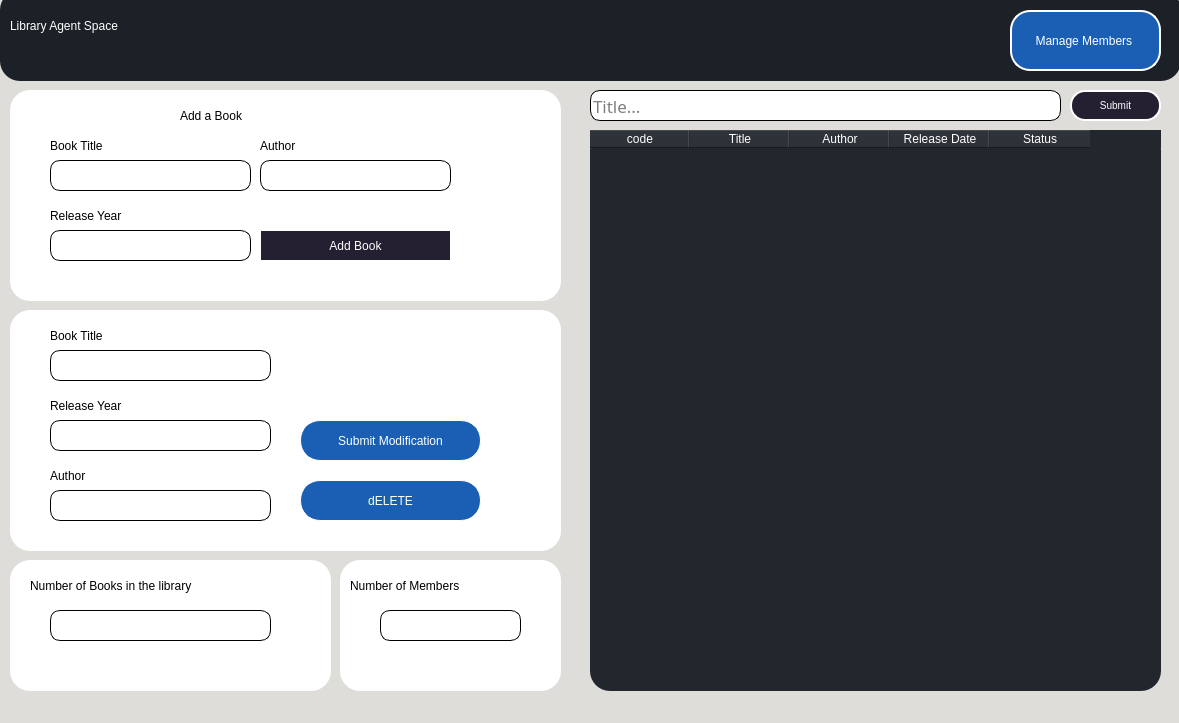
<?xml version="1.0" encoding="UTF-8"?>
<ui version="4.0">
 <class>BooksWindow</class>
 <widget class="QMainWindow" name="BooksWindow">
  <property name="geometry">
   <rect>
    <x>0</x>
    <y>0</y>
    <width>1179</width>
    <height>723</height>
   </rect>
  </property>
  <property name="windowTitle">
   <string>Manage Books</string>
  </property>
  <property name="styleSheet">
   <string notr="true">background-color: rgb(222, 221, 218);</string>
  </property>
  <widget class="QWidget" name="BookWindow">
   <widget class="QFrame" name="frame_5">
    <property name="geometry">
     <rect>
      <x>0</x>
      <y>-10</y>
      <width>1181</width>
      <height>91</height>
     </rect>
    </property>
    <property name="styleSheet">
     <string notr="true">border: 1px ;
border-radius: 20px;
background-color: rgb(28, 33, 40);</string>
    </property>
    <property name="frameShape">
     <enum>QFrame::StyledPanel</enum>
    </property>
    <property name="frameShadow">
     <enum>QFrame::Raised</enum>
    </property>
    <widget class="QLabel" name="label20">
     <property name="geometry">
      <rect>
       <x>10</x>
       <y>0</y>
       <width>411</width>
       <height>71</height>
      </rect>
     </property>
     <property name="styleSheet">
      <string notr="true">font: 63 italic 30pt &quot;URW Bookman&quot;;
color:white;
background-color: rgba(28, 113, 216, 0);</string>
     </property>
     <property name="text">
      <string>Library Agent Space</string>
     </property>
    </widget>
    <widget class="QPushButton" name="icon">
     <property name="geometry">
      <rect>
       <x>380</x>
       <y>10</y>
       <width>91</width>
       <height>61</height>
      </rect>
     </property>
     <property name="styleSheet">
      <string notr="true">background-color: rgba(42, 41, 41, 0);</string>
     </property>
     <property name="text">
      <string/>
     </property>
     <property name="icon">
      <iconset>
       <normaloff>Assets/milky-way.png</normaloff>Assets/milky-way.png</iconset>
     </property>
     <property name="iconSize">
      <size>
       <width>50</width>
       <height>50</height>
      </size>
     </property>
    </widget>
    <widget class="QPushButton" name="manage_members">
     <property name="geometry">
      <rect>
       <x>1010</x>
       <y>20</y>
       <width>151</width>
       <height>61</height>
      </rect>
     </property>
     <property name="styleSheet">
      <string notr="true">
QPushButton {
	
	
	background-color: rgb(26, 95, 180);
    border: 2px solid white;
    border-radius: 20px;
    border-style: outset;
    padding: 5px;
    transition: all .5s ease;
    color: white;
    font-family:'Montserrat', sans-serif;
    text-transform: uppercase;
    text-align: center;
    line-height: 1;
    font-size: 12px;
    padding: 10px;
    outline: none;
    
    
}
QPushButton:hover {
    color:rgb(0, 137, 236);;
    background-color: white;;
}
</string>
     </property>
     <property name="text">
      <string>Manage Members </string>
     </property>
     <property name="icon">
      <iconset>
       <normaloff>Icons/programmer.png</normaloff>Icons/programmer.png</iconset>
     </property>
     <property name="iconSize">
      <size>
       <width>25</width>
       <height>25</height>
      </size>
     </property>
    </widget>
   </widget>
   <widget class="QTableWidget" name="Books_table">
    <property name="geometry">
     <rect>
      <x>590</x>
      <y>130</y>
      <width>571</width>
      <height>561</height>
     </rect>
    </property>
    <property name="styleSheet">
     <string notr="true">color:white;
border: 1px ;
border-radius: 20px;
background-color: rgb(34, 39, 46);</string>
    </property>
    <property name="editTriggers">
     <set>QAbstractItemView::NoEditTriggers</set>
    </property>
    <column>
     <property name="text">
      <string>code</string>
     </property>
    </column>
    <column>
     <property name="text">
      <string>Title</string>
     </property>
    </column>
    <column>
     <property name="text">
      <string>Author</string>
     </property>
    </column>
    <column>
     <property name="text">
      <string>Release Date</string>
     </property>
    </column>
    <column>
     <property name="text">
      <string>Status</string>
     </property>
    </column>
   </widget>
   <widget class="QLabel" name="label22">
    <property name="geometry">
     <rect>
      <x>260</x>
      <y>130</y>
      <width>91</width>
      <height>31</height>
     </rect>
    </property>
    <property name="styleSheet">
     <string notr="true">font: 75 16pt &quot;Ubuntu&quot;;
background-color: rgba(42, 41, 41, 0);</string>
    </property>
    <property name="text">
     <string>Author</string>
    </property>
   </widget>
   <widget class="QLabel" name="label23">
    <property name="geometry">
     <rect>
      <x>50</x>
      <y>200</y>
      <width>121</width>
      <height>31</height>
     </rect>
    </property>
    <property name="styleSheet">
     <string notr="true">font: 75 16pt &quot;Ubuntu&quot;;
background-color: rgba(65, 191, 64, 0);</string>
    </property>
    <property name="text">
     <string>Release Year</string>
    </property>
   </widget>
   <widget class="QPushButton" name="add_book">
    <property name="geometry">
     <rect>
      <x>260</x>
      <y>230</y>
      <width>191</width>
      <height>31</height>
     </rect>
    </property>
    <property name="styleSheet">
     <string notr="true">
QPushButton {
	
	background-color: rgb(36, 31, 49);
    border: 1px solid white;
    border-radius: 20px;
    border-style: outset;
    padding: 5px;
    transition: all .5s ease;
    color: white;
    font-family:'Montserrat', sans-serif;
    text-transform: uppercase;
    text-align: center;
    line-height: 1;
    font-size: 12px;
    padding: 10px;
    outline: none;
    
    
}
QPushButton:hover {
    color:rgb(0, 137, 236);;
    background-color: white;;
}
</string>
    </property>
    <property name="text">
     <string>Add Book</string>
    </property>
    <property name="icon">
     <iconset>
      <normaloff>Icons/borrow.png</normaloff>Icons/borrow.png</iconset>
    </property>
    <property name="iconSize">
     <size>
      <width>30</width>
      <height>30</height>
     </size>
    </property>
   </widget>
   <widget class="QLabel" name="label21">
    <property name="geometry">
     <rect>
      <x>50</x>
      <y>130</y>
      <width>91</width>
      <height>31</height>
     </rect>
    </property>
    <property name="styleSheet">
     <string notr="true">font: 75 16pt &quot;Ubuntu&quot;;
background-color: rgba(42, 41, 41, 0);</string>
    </property>
    <property name="text">
     <string>Book Title</string>
    </property>
   </widget>
   <widget class="QLineEdit" name="bktitle_in">
    <property name="geometry">
     <rect>
      <x>50</x>
      <y>160</y>
      <width>201</width>
      <height>31</height>
     </rect>
    </property>
    <property name="font">
     <font>
      <family>Ubuntu Mono</family>
      <pointsize>13</pointsize>
      <weight>9</weight>
      <italic>false</italic>
      <bold>false</bold>
     </font>
    </property>
    <property name="styleSheet">
     <string notr="true">background-color: white;
border-style: solid;
border-width: 1px;
border-color:black;
border-radius: 10px;
font: 75 13pt &quot;Ubuntu Mono&quot;;


</string>
    </property>
    <property name="maxLength">
     <number>100</number>
    </property>
    <property name="echoMode">
     <enum>QLineEdit::Normal</enum>
    </property>
    <property name="dragEnabled">
     <bool>true</bool>
    </property>
    <property name="placeholderText">
     <string/>
    </property>
    <property name="cursorMoveStyle">
     <enum>Qt::LogicalMoveStyle</enum>
    </property>
    <property name="clearButtonEnabled">
     <bool>true</bool>
    </property>
   </widget>
   <widget class="QLineEdit" name="bkauthor_in">
    <property name="geometry">
     <rect>
      <x>260</x>
      <y>160</y>
      <width>191</width>
      <height>31</height>
     </rect>
    </property>
    <property name="font">
     <font>
      <family>Ubuntu Mono</family>
      <pointsize>13</pointsize>
      <weight>9</weight>
      <italic>false</italic>
      <bold>false</bold>
     </font>
    </property>
    <property name="styleSheet">
     <string notr="true">background-color: white;
border-style: solid;
border-width: 1px;
border-color:black;
border-radius: 10px;
font: 75 13pt &quot;Ubuntu Mono&quot;;


</string>
    </property>
    <property name="maxLength">
     <number>100</number>
    </property>
    <property name="echoMode">
     <enum>QLineEdit::Normal</enum>
    </property>
    <property name="dragEnabled">
     <bool>true</bool>
    </property>
    <property name="placeholderText">
     <string/>
    </property>
    <property name="cursorMoveStyle">
     <enum>Qt::LogicalMoveStyle</enum>
    </property>
    <property name="clearButtonEnabled">
     <bool>true</bool>
    </property>
   </widget>
   <widget class="QLineEdit" name="bkyear_in">
    <property name="geometry">
     <rect>
      <x>50</x>
      <y>230</y>
      <width>201</width>
      <height>31</height>
     </rect>
    </property>
    <property name="font">
     <font>
      <family>Ubuntu Mono</family>
      <pointsize>13</pointsize>
      <weight>9</weight>
      <italic>false</italic>
      <bold>false</bold>
     </font>
    </property>
    <property name="styleSheet">
     <string notr="true">background-color: white;
border-style: solid;
border-width: 1px;
border-color:black;
border-radius: 10px;
font: 75 13pt &quot;Ubuntu Mono&quot;;


</string>
    </property>
    <property name="maxLength">
     <number>4</number>
    </property>
    <property name="echoMode">
     <enum>QLineEdit::Normal</enum>
    </property>
    <property name="dragEnabled">
     <bool>true</bool>
    </property>
    <property name="placeholderText">
     <string/>
    </property>
    <property name="cursorMoveStyle">
     <enum>Qt::LogicalMoveStyle</enum>
    </property>
    <property name="clearButtonEnabled">
     <bool>true</bool>
    </property>
   </widget>
   <widget class="QFrame" name="frame_15">
    <property name="geometry">
     <rect>
      <x>10</x>
      <y>90</y>
      <width>551</width>
      <height>211</height>
     </rect>
    </property>
    <property name="styleSheet">
     <string notr="true">border: 1px;
border-radius: 20px;
background-color: white;</string>
    </property>
    <property name="frameShape">
     <enum>QFrame::StyledPanel</enum>
    </property>
    <property name="frameShadow">
     <enum>QFrame::Raised</enum>
    </property>
    <widget class="QLabel" name="label20_2">
     <property name="geometry">
      <rect>
       <x>170</x>
       <y>-10</y>
       <width>171</width>
       <height>71</height>
      </rect>
     </property>
     <property name="styleSheet">
      <string notr="true">font: 63 italic 22pt &quot;URW Bookman&quot;;
color:black;
background-color: rgba(28, 113, 216, 0);</string>
     </property>
     <property name="text">
      <string>Add a Book</string>
     </property>
    </widget>
   </widget>
   <widget class="QFrame" name="frame_16">
    <property name="geometry">
     <rect>
      <x>10</x>
      <y>310</y>
      <width>551</width>
      <height>241</height>
     </rect>
    </property>
    <property name="styleSheet">
     <string notr="true">border: 1px;
border-radius: 20px;
background-color: white;</string>
    </property>
    <property name="frameShape">
     <enum>QFrame::StyledPanel</enum>
    </property>
    <property name="frameShadow">
     <enum>QFrame::Raised</enum>
    </property>
    <widget class="QPushButton" name="sub_modifications">
     <property name="geometry">
      <rect>
       <x>290</x>
       <y>110</y>
       <width>181</width>
       <height>41</height>
      </rect>
     </property>
     <property name="styleSheet">
      <string notr="true">
QPushButton {
	
	background-color: rgb(26, 95, 180);
    border: 1px solid white;
    border-radius: 20px;
    border-style: outset;
    padding: 5px;
    transition: all .5s ease;
    color: white;
    font-family:'Montserrat', sans-serif;
    text-transform: uppercase;
    text-align: center;
    line-height: 1;
    font-size: 12px;
    padding: 10px;
    outline: none;
    
    
}
QPushButton:hover {
    color:rgb(0, 137, 236);;
    background-color: white;;
}
</string>
     </property>
     <property name="text">
      <string>Submit Modification</string>
     </property>
     <property name="icon">
      <iconset>
       <normaloff>Assets/write.png</normaloff>Assets/write.png</iconset>
     </property>
     <property name="iconSize">
      <size>
       <width>20</width>
       <height>20</height>
      </size>
     </property>
    </widget>
    <widget class="QPushButton" name="delete_book">
     <property name="geometry">
      <rect>
       <x>290</x>
       <y>170</y>
       <width>181</width>
       <height>41</height>
      </rect>
     </property>
     <property name="styleSheet">
      <string notr="true">
QPushButton {
	
	background-color: rgb(26, 95, 180);
    border: 1px solid white;
    border-radius: 20px;
    border-style: outset;
    padding: 5px;
    transition: all .5s ease;
    color: white;
    font-family:'Montserrat', sans-serif;
    text-transform: uppercase;
    text-align: center;
    line-height: 1;
    font-size: 12px;
    padding: 10px;
    outline: none;
    
    
}
QPushButton:hover {
    color:rgb(0, 137, 236);;
    background-color: white;;
}
</string>
     </property>
     <property name="text">
      <string>dELETE</string>
     </property>
     <property name="icon">
      <iconset>
       <normaloff>Assets/delete.png</normaloff>Assets/delete.png</iconset>
     </property>
     <property name="iconSize">
      <size>
       <width>20</width>
       <height>20</height>
      </size>
     </property>
    </widget>
    <widget class="QLabel" name="label21_2">
     <property name="geometry">
      <rect>
       <x>40</x>
       <y>10</y>
       <width>91</width>
       <height>31</height>
      </rect>
     </property>
     <property name="styleSheet">
      <string notr="true">font: 75 16pt &quot;Ubuntu&quot;;
background-color: rgba(42, 41, 41, 0);</string>
     </property>
     <property name="text">
      <string>Book Title</string>
     </property>
    </widget>
    <widget class="QLabel" name="label22_2">
     <property name="geometry">
      <rect>
       <x>40</x>
       <y>150</y>
       <width>91</width>
       <height>31</height>
      </rect>
     </property>
     <property name="styleSheet">
      <string notr="true">font: 75 16pt &quot;Ubuntu&quot;;
background-color: rgba(42, 41, 41, 0);</string>
     </property>
     <property name="text">
      <string>Author</string>
     </property>
    </widget>
    <widget class="QLineEdit" name="bktitle_mod">
     <property name="geometry">
      <rect>
       <x>40</x>
       <y>40</y>
       <width>221</width>
       <height>31</height>
      </rect>
     </property>
     <property name="font">
      <font>
       <family>Ubuntu Mono</family>
       <pointsize>13</pointsize>
       <weight>9</weight>
       <italic>false</italic>
       <bold>false</bold>
      </font>
     </property>
     <property name="styleSheet">
      <string notr="true">background-color: white;
border-style: solid;
border-width: 1px;
border-color:black;
border-radius: 10px;
font: 75 13pt &quot;Ubuntu Mono&quot;;


</string>
     </property>
     <property name="maxLength">
      <number>100</number>
     </property>
     <property name="echoMode">
      <enum>QLineEdit::Normal</enum>
     </property>
     <property name="dragEnabled">
      <bool>true</bool>
     </property>
     <property name="placeholderText">
      <string/>
     </property>
     <property name="cursorMoveStyle">
      <enum>Qt::LogicalMoveStyle</enum>
     </property>
     <property name="clearButtonEnabled">
      <bool>true</bool>
     </property>
    </widget>
    <widget class="QLineEdit" name="bkauthor_mod">
     <property name="geometry">
      <rect>
       <x>40</x>
       <y>180</y>
       <width>221</width>
       <height>31</height>
      </rect>
     </property>
     <property name="font">
      <font>
       <family>Ubuntu Mono</family>
       <pointsize>13</pointsize>
       <weight>9</weight>
       <italic>false</italic>
       <bold>false</bold>
      </font>
     </property>
     <property name="styleSheet">
      <string notr="true">background-color: white;
border-style: solid;
border-width: 1px;
border-color:black;
border-radius: 10px;
font: 75 13pt &quot;Ubuntu Mono&quot;;


</string>
     </property>
     <property name="maxLength">
      <number>100</number>
     </property>
     <property name="echoMode">
      <enum>QLineEdit::Normal</enum>
     </property>
     <property name="dragEnabled">
      <bool>true</bool>
     </property>
     <property name="placeholderText">
      <string/>
     </property>
     <property name="cursorMoveStyle">
      <enum>Qt::LogicalMoveStyle</enum>
     </property>
     <property name="clearButtonEnabled">
      <bool>true</bool>
     </property>
    </widget>
    <widget class="QLineEdit" name="bkyear_mod">
     <property name="geometry">
      <rect>
       <x>40</x>
       <y>110</y>
       <width>221</width>
       <height>31</height>
      </rect>
     </property>
     <property name="font">
      <font>
       <family>Ubuntu Mono</family>
       <pointsize>13</pointsize>
       <weight>9</weight>
       <italic>false</italic>
       <bold>false</bold>
      </font>
     </property>
     <property name="styleSheet">
      <string notr="true">background-color: white;
border-style: solid;
border-width: 1px;
border-color:black;
border-radius: 10px;
font: 75 13pt &quot;Ubuntu Mono&quot;;


</string>
     </property>
     <property name="maxLength">
      <number>4</number>
     </property>
     <property name="echoMode">
      <enum>QLineEdit::Normal</enum>
     </property>
     <property name="dragEnabled">
      <bool>true</bool>
     </property>
     <property name="placeholderText">
      <string/>
     </property>
     <property name="cursorMoveStyle">
      <enum>Qt::LogicalMoveStyle</enum>
     </property>
     <property name="clearButtonEnabled">
      <bool>true</bool>
     </property>
    </widget>
    <widget class="QLabel" name="label23_2">
     <property name="geometry">
      <rect>
       <x>40</x>
       <y>80</y>
       <width>121</width>
       <height>31</height>
      </rect>
     </property>
     <property name="styleSheet">
      <string notr="true">font: 75 16pt &quot;Ubuntu&quot;;
background-color: rgba(65, 191, 64, 0);</string>
     </property>
     <property name="text">
      <string>Release Year</string>
     </property>
    </widget>
   </widget>
   <widget class="QLineEdit" name="title_in">
    <property name="geometry">
     <rect>
      <x>590</x>
      <y>90</y>
      <width>471</width>
      <height>31</height>
     </rect>
    </property>
    <property name="font">
     <font>
      <family>Ubuntu Mono</family>
      <pointsize>13</pointsize>
      <weight>9</weight>
      <italic>false</italic>
      <bold>false</bold>
     </font>
    </property>
    <property name="styleSheet">
     <string notr="true">background-color: white;
border-style: solid;
border-width: 1px;
border-color:black;
border-radius: 10px;
font: 75 13pt &quot;Ubuntu Mono&quot;;


</string>
    </property>
    <property name="maxLength">
     <number>100</number>
    </property>
    <property name="echoMode">
     <enum>QLineEdit::Normal</enum>
    </property>
    <property name="dragEnabled">
     <bool>true</bool>
    </property>
    <property name="placeholderText">
     <string>Title...</string>
    </property>
    <property name="cursorMoveStyle">
     <enum>Qt::LogicalMoveStyle</enum>
    </property>
    <property name="clearButtonEnabled">
     <bool>true</bool>
    </property>
   </widget>
   <widget class="QPushButton" name="search">
    <property name="geometry">
     <rect>
      <x>1070</x>
      <y>90</y>
      <width>91</width>
      <height>31</height>
     </rect>
    </property>
    <property name="styleSheet">
     <string notr="true">
QPushButton {
	
	background-color: rgb(36, 31, 49);
    border: 2px solid white;
    border-radius: 15px;
    border-style: outset;
    padding: 5px;
    transition: all .5s ease;
    color: white;
    font-family:'Montserrat', sans-serif;
    text-transform: uppercase;
    text-align: center;
    line-height: 1;
    font-size: 10px;
    padding: 0px;
    outline: none;
    
    
}
QPushButton:hover {
    color:rgb(0, 137, 236);;
    background-color: white;;
}
</string>
    </property>
    <property name="text">
     <string>Submit</string>
    </property>
    <property name="icon">
     <iconset>
      <normaloff>../Library Management/Windows_Ui/Assets/Ui/Icons/magnifying-glass.png</normaloff>../Library Management/Windows_Ui/Assets/Ui/Icons/magnifying-glass.png</iconset>
    </property>
    <property name="iconSize">
     <size>
      <width>17</width>
      <height>17</height>
     </size>
    </property>
   </widget>
   <widget class="QFrame" name="frame_17">
    <property name="geometry">
     <rect>
      <x>10</x>
      <y>560</y>
      <width>321</width>
      <height>131</height>
     </rect>
    </property>
    <property name="styleSheet">
     <string notr="true">border: 1px;
border-radius: 20px;
background-color: white;</string>
    </property>
    <property name="frameShape">
     <enum>QFrame::StyledPanel</enum>
    </property>
    <property name="frameShadow">
     <enum>QFrame::Raised</enum>
    </property>
    <widget class="QLabel" name="label21_3">
     <property name="geometry">
      <rect>
       <x>20</x>
       <y>10</y>
       <width>281</width>
       <height>31</height>
      </rect>
     </property>
     <property name="styleSheet">
      <string notr="true">font: 75 16pt &quot;Ubuntu&quot;;
background-color: rgba(42, 41, 41, 0);</string>
     </property>
     <property name="text">
      <string>Number of Books in the library</string>
     </property>
    </widget>
    <widget class="QLineEdit" name="books_num">
     <property name="geometry">
      <rect>
       <x>40</x>
       <y>50</y>
       <width>221</width>
       <height>31</height>
      </rect>
     </property>
     <property name="font">
      <font>
       <family>Ubuntu Mono</family>
       <pointsize>13</pointsize>
       <weight>9</weight>
       <italic>false</italic>
       <bold>false</bold>
      </font>
     </property>
     <property name="styleSheet">
      <string notr="true">background-color: white;
border-style: solid;
border-width: 1px;
border-color:black;
border-radius: 10px;
font: 75 13pt &quot;Ubuntu Mono&quot;;


</string>
     </property>
     <property name="maxLength">
      <number>100</number>
     </property>
     <property name="echoMode">
      <enum>QLineEdit::Normal</enum>
     </property>
     <property name="dragEnabled">
      <bool>true</bool>
     </property>
     <property name="readOnly">
      <bool>true</bool>
     </property>
     <property name="placeholderText">
      <string/>
     </property>
     <property name="cursorMoveStyle">
      <enum>Qt::LogicalMoveStyle</enum>
     </property>
     <property name="clearButtonEnabled">
      <bool>true</bool>
     </property>
    </widget>
   </widget>
   <widget class="QFrame" name="frame_18">
    <property name="geometry">
     <rect>
      <x>340</x>
      <y>560</y>
      <width>221</width>
      <height>131</height>
     </rect>
    </property>
    <property name="styleSheet">
     <string notr="true">border: 1px;
border-radius: 20px;
background-color: white;</string>
    </property>
    <property name="frameShape">
     <enum>QFrame::StyledPanel</enum>
    </property>
    <property name="frameShadow">
     <enum>QFrame::Raised</enum>
    </property>
    <widget class="QLabel" name="label21_4">
     <property name="geometry">
      <rect>
       <x>10</x>
       <y>10</y>
       <width>191</width>
       <height>31</height>
      </rect>
     </property>
     <property name="styleSheet">
      <string notr="true">font: 75 16pt &quot;Ubuntu&quot;;
background-color: rgba(42, 41, 41, 0);</string>
     </property>
     <property name="text">
      <string>Number of Members</string>
     </property>
    </widget>
    <widget class="QLineEdit" name="memb_num">
     <property name="geometry">
      <rect>
       <x>40</x>
       <y>50</y>
       <width>141</width>
       <height>31</height>
      </rect>
     </property>
     <property name="font">
      <font>
       <family>Ubuntu Mono</family>
       <pointsize>13</pointsize>
       <weight>9</weight>
       <italic>false</italic>
       <bold>false</bold>
      </font>
     </property>
     <property name="styleSheet">
      <string notr="true">background-color: white;
border-style: solid;
border-width: 1px;
border-color:black;
border-radius: 10px;
font: 75 13pt &quot;Ubuntu Mono&quot;;


</string>
     </property>
     <property name="maxLength">
      <number>100</number>
     </property>
     <property name="echoMode">
      <enum>QLineEdit::Normal</enum>
     </property>
     <property name="dragEnabled">
      <bool>true</bool>
     </property>
     <property name="readOnly">
      <bool>true</bool>
     </property>
     <property name="placeholderText">
      <string/>
     </property>
     <property name="cursorMoveStyle">
      <enum>Qt::LogicalMoveStyle</enum>
     </property>
     <property name="clearButtonEnabled">
      <bool>true</bool>
     </property>
    </widget>
   </widget>
   <zorder>frame_15</zorder>
   <zorder>frame_5</zorder>
   <zorder>Books_table</zorder>
   <zorder>label22</zorder>
   <zorder>label23</zorder>
   <zorder>add_book</zorder>
   <zorder>label21</zorder>
   <zorder>bktitle_in</zorder>
   <zorder>bkauthor_in</zorder>
   <zorder>bkyear_in</zorder>
   <zorder>frame_16</zorder>
   <zorder>title_in</zorder>
   <zorder>search</zorder>
   <zorder>frame_17</zorder>
   <zorder>frame_18</zorder>
  </widget>
  <widget class="QMenuBar" name="menubar">
   <property name="geometry">
    <rect>
     <x>0</x>
     <y>0</y>
     <width>1179</width>
     <height>22</height>
    </rect>
   </property>
  </widget>
 </widget>
 <resources/>
 <connections/>
</ui>
